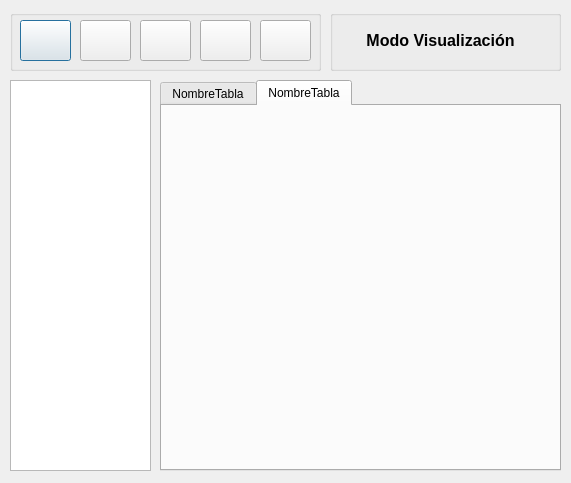
<?xml version="1.0" encoding="UTF-8"?>
<ui version="4.0">
 <class>Dialog</class>
 <widget class="QDialog" name="Dialog">
  <property name="geometry">
   <rect>
    <x>0</x>
    <y>0</y>
    <width>571</width>
    <height>483</height>
   </rect>
  </property>
  <property name="windowTitle">
   <string>Dialog</string>
  </property>
  <widget class="QTreeWidget" name="twiVizualizacinTabla">
   <property name="geometry">
    <rect>
     <x>10</x>
     <y>80</y>
     <width>141</width>
     <height>391</height>
    </rect>
   </property>
   <property name="columnCount">
    <number>1</number>
   </property>
   <attribute name="headerVisible">
    <bool>false</bool>
   </attribute>
   <column>
    <property name="text">
     <string notr="true">1</string>
    </property>
   </column>
  </widget>
  <widget class="QTabWidget" name="tabWidget">
   <property name="geometry">
    <rect>
     <x>160</x>
     <y>80</y>
     <width>401</width>
     <height>391</height>
    </rect>
   </property>
   <property name="currentIndex">
    <number>1</number>
   </property>
   <widget class="QWidget" name="NombreTabla">
    <attribute name="title">
     <string>NombreTabla</string>
    </attribute>
   </widget>
   <widget class="QWidget" name="tab_2">
    <attribute name="title">
     <string>NombreTabla</string>
    </attribute>
   </widget>
  </widget>
  <widget class="QGroupBox" name="groupBox">
   <property name="geometry">
    <rect>
     <x>10</x>
     <y>10</y>
     <width>311</width>
     <height>61</height>
    </rect>
   </property>
   <property name="title">
    <string/>
   </property>
   <widget class="QPushButton" name="btnVisualizar">
    <property name="geometry">
     <rect>
      <x>10</x>
      <y>10</y>
      <width>51</width>
      <height>41</height>
     </rect>
    </property>
    <property name="text">
     <string/>
    </property>
    <property name="icon">
     <iconset>
      <normaloff>../../../../../../Users/CastellDraco/Downloads/visible9 (1).png</normaloff>../../../../../../Users/CastellDraco/Downloads/visible9 (1).png</iconset>
    </property>
    <property name="iconSize">
     <size>
      <width>16</width>
      <height>16</height>
     </size>
    </property>
   </widget>
   <widget class="QPushButton" name="btnBuscarCampos">
    <property name="geometry">
     <rect>
      <x>190</x>
      <y>10</y>
      <width>51</width>
      <height>41</height>
     </rect>
    </property>
    <property name="text">
     <string/>
    </property>
    <property name="icon">
     <iconset>
      <normaloff>../../../../../../Users/CastellDraco/Downloads/zoom19 (1).png</normaloff>../../../../../../Users/CastellDraco/Downloads/zoom19 (1).png</iconset>
    </property>
   </widget>
   <widget class="QPushButton" name="btnEditar">
    <property name="geometry">
     <rect>
      <x>70</x>
      <y>10</y>
      <width>51</width>
      <height>41</height>
     </rect>
    </property>
    <property name="text">
     <string/>
    </property>
    <property name="icon">
     <iconset>
      <normaloff>../../../../../../Users/CastellDraco/Downloads/pencil63.png</normaloff>../../../../../../Users/CastellDraco/Downloads/pencil63.png</iconset>
    </property>
   </widget>
   <widget class="QPushButton" name="btnAdministrarBD">
    <property name="geometry">
     <rect>
      <x>250</x>
      <y>10</y>
      <width>51</width>
      <height>41</height>
     </rect>
    </property>
    <property name="text">
     <string/>
    </property>
    <property name="icon">
     <iconset>
      <normaloff>../../../../../../Users/CastellDraco/Downloads/png/database38.png</normaloff>../../../../../../Users/CastellDraco/Downloads/png/database38.png</iconset>
    </property>
   </widget>
   <widget class="QPushButton" name="btnCrearTabla">
    <property name="geometry">
     <rect>
      <x>130</x>
      <y>10</y>
      <width>51</width>
      <height>41</height>
     </rect>
    </property>
    <property name="text">
     <string/>
    </property>
    <property name="icon">
     <iconset>
      <normaloff>../../../../../../Users/CastellDraco/Downloads/png/little14.png</normaloff>../../../../../../Users/CastellDraco/Downloads/png/little14.png</iconset>
    </property>
   </widget>
  </widget>
  <widget class="QGroupBox" name="groupBox_2">
   <property name="geometry">
    <rect>
     <x>330</x>
     <y>10</y>
     <width>231</width>
     <height>61</height>
    </rect>
   </property>
   <property name="title">
    <string/>
   </property>
   <widget class="QLabel" name="lblTituloForm">
    <property name="geometry">
     <rect>
      <x>10</x>
      <y>0</y>
      <width>201</width>
      <height>61</height>
     </rect>
    </property>
    <property name="text">
     <string notr="true">&lt;html&gt;&lt;head/&gt;&lt;body&gt;&lt;p align=&quot;center&quot;&gt;&lt;span style=&quot; font-size:12pt; font-weight:600;&quot;&gt;Modo Visualización&lt;/span&gt;&lt;/p&gt;&lt;/body&gt;&lt;/html&gt;</string>
    </property>
    <property name="textFormat">
     <enum>Qt::RichText</enum>
    </property>
   </widget>
  </widget>
 </widget>
 <resources/>
 <connections/>
</ui>
